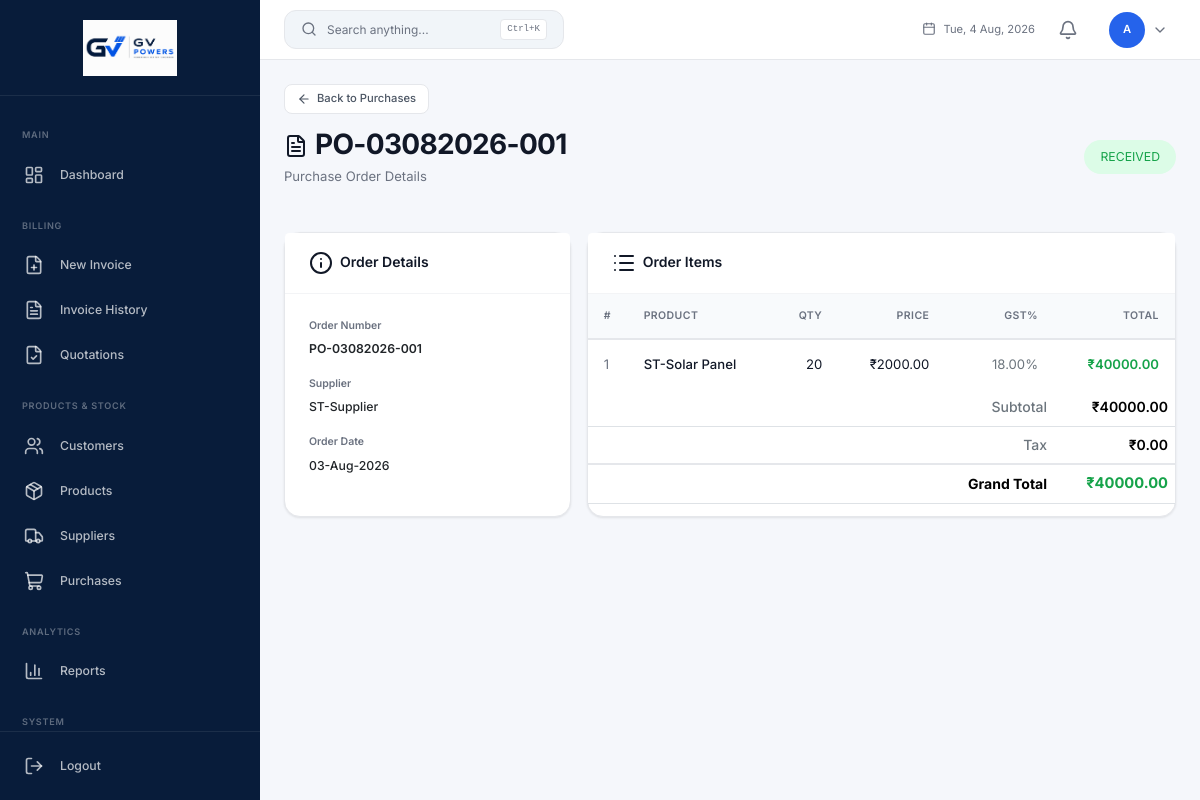
The page /purchase-orders/1 (signed in) on the database its author committed.
### app.py (models this page shows, shortened)
class User(UserMixin, db.Model):
    __tablename__ = 'users'
    id = db.Column(db.Integer, primary_key=True)
    username = db.Column(db.String(80), unique=True, nullable=False)
    email = db.Column(db.String(120), unique=True, nullable=False)
    password_hash = db.Column(db.String(256), nullable=False)
    full_name = db.Column(db.String(120), nullable=False)
    role = db.Column(db.String(20), default='staff')
    is_active = db.Column(db.Boolean, default=True)
    last_login = db.Column(db.DateTime)
    created_at = db.Column(db.DateTime, default=datetime.utcnow)
    updated_at = db.Column(db.DateTime, default=datetime.utcnow, onupdate=datetime.utcnow)
    @property
    def is_admin(self): return self.role == 'admin'

class PurchaseOrder(db.Model):
    __tablename__ = 'purchase_orders'
    id = db.Column(db.Integer, primary_key=True)
    po_number = db.Column(db.String(30), unique=True, nullable=False)
    supplier_id = db.Column(db.Integer, db.ForeignKey('suppliers.id'))
    supplier_name = db.Column(db.String(120))
    order_date = db.Column(db.Date, nullable=False)
    expected_date = db.Column(db.Date)
    subtotal = db.Column(db.Numeric(12, 2), default=0)
    total_tax = db.Column(db.Numeric(12, 2), default=0)
    grand_total = db.Column(db.Numeric(12, 2), default=0)
    status = db.Column(db.String(20), default='draft')
    notes = db.Column(db.Text)
    created_by = db.Column(db.Integer, db.ForeignKey('users.id'))
    created_at = db.Column(db.DateTime, default=datetime.utcnow)
    updated_at = db.Column(db.DateTime, default=datetime.utcnow, onupdate=datetime.utcnow)
    items = db.relationship('PurchaseItem', backref='purchase_order', lazy=True, cascade='all, delete-orphan')
    supplier = db.relationship('Supplier', backref='purchase_orders')
    creator = db.relationship('User', backref='created_purchases')

class Supplier(db.Model):
    __tablename__ = 'suppliers'
    id = db.Column(db.Integer, primary_key=True)
    name = db.Column(db.String(120), nullable=False)
    contact_person = db.Column(db.String(120))
    mobile = db.Column(db.String(20))
    email = db.Column(db.String(120))
    address = db.Column(db.Text)
    gstin = db.Column(db.String(15))
    state = db.Column(db.String(50))
    state_code = db.Column(db.Integer, default=29)
    bank_name = db.Column(db.String(100))
    bank_account = db.Column(db.String(20))
    bank_ifsc = db.Column(db.String(11))
    upi_id = db.Column(db.String(100))
    is_active = db.Column(db.Boolean, default=True)
    created_at = db.Column(db.DateTime, default=datetime.utcnow)
    updated_at = db.Column(db.DateTime, default=datetime.utcnow, onupdate=datetime.utcnow)
    products = db.relationship('Product', backref='supplier', lazy=True)

class PurchaseItem(db.Model):
    __tablename__ = 'purchase_items'
    id = db.Column(db.Integer, primary_key=True)
    purchase_order_id = db.Column(db.Integer, db.ForeignKey('purchase_orders.id'), nullable=False)
    product_id = db.Column(db.Integer, db.ForeignKey('products.id'))
    product_name = db.Column(db.String(120))
    hsn = db.Column(db.String(10))
    qty = db.Column(db.Integer, default=1)
    unit = db.Column(db.String(20), default='pcs')
    price = db.Column(db.Numeric(12, 2), default=0)
    gst_rate = db.Column(db.Numeric(5, 2), default=18)
    total = db.Column(db.Numeric(12, 2), default=0)

### app.py (the view)
@app.route('/purchase-orders/<int:oid>')
@login_required
def view_purchase_order(oid):
    o = db.session.get(PurchaseOrder, oid)
    if not o: abort(404)
    return render_template('suppliers/purchase_order_detail.html', order=o)

### app.py (called while the page is built)
def login_required(f):
    @wraps(f)
    def decorated(*args, **kwargs):
        if not current_user.is_authenticated: flash('Please log in.', 'warning'); return redirect(url_for('login'))
        return f(*args, **kwargs)
    return decorated

@app.before_request
def enforce_role_permissions():
    if not current_user.is_authenticated:
        return
    if current_user.is_admin:
        return
    ep = request.endpoint or ''
    if ep in SALES_ENDPOINTS or ep.startswith('static'):
        return
    flash('You do not have permission to access this page.', 'danger')
    return redirect(url_for('dashboard'))

### templates/suppliers/purchase_order_detail.html (shortened to what this page needs)
{% extends "layouts/admin_layout.html" %}
{% block back_link %}
<a href="{{ url_for('purchases_list') }}" class="ih-back-link"><i data-lucide="arrow-left"></i> Back to Purchases</a>
{% endblock %}
{% block content %}
<div class="page-header">
    <div class="page-header-left">
        <h1><i data-lucide="file-text" class="me-2"></i>{{ order.po_number }}</h1>
        <p>Purchase Order Details</p>
    </div>
    <div class="page-header-actions">
        {% set badge_classes = {'draft': 'badge-secondary', 'pending': 'badge-warning', 'confirmed': 'badge-info', 'received': 'badge-success', 'cancelled': 'badge-danger', 'partial': 'badge-secondary'} %}
        <span class="badge {{ badge_classes.get(order.status, 'badge-secondary') }} text-14" style="padding:8px 16px;">{{ order.status|upper }}</span>
    </div>
</div>
<div class="row g-4">
    <div class="col-lg-4">
        <div class="card h-100">
            <div class="card-header">
                <h6 class="mb-0"><i data-lucide="info" class="me-2"></i>Order Details</h6>
            </div>
            <div class="card-body">
                <div class="mb-16">
                    <span class="text-12 text-muted fw-600 d-block mb-4">Order Number</span>
                    <span class="fw-600 text-14">{{ order.po_number }}</span>
                </div>
                <div class="mb-16">
                    <span class="text-12 text-muted fw-600 d-block mb-4">Supplier</span>
                    <span class="fw-500 text-14">{{ order.supplier.name if order.supplier else 'N/A' }}</span>
                </div>
                <div class="mb-16">
                    <span class="text-12 text-muted fw-600 d-block mb-4">Order Date</span>
                    <span class="fw-500 text-14">{{ order.order_date.strftime('%d-%b-%Y') if order.order_date else '-' }}</span>
                </div>
            </div>
        </div>
    </div>
    <div class="col-lg-8">
        <div class="card h-100">
            <div class="card-header">
                <h6 class="mb-0"><i data-lucide="list" class="me-2"></i>Order Items</h6>
            </div>
            <div class="card-body p-0">
                <div class="table-responsive">
                    <table class="table table-hover align-middle mb-0">
                        <thead>
                            <tr>
                                <th style="width:40px;">#</th>
                                <th>Product</th>
                                <th class="text-end">Qty</th>
                                <th class="text-end">Price</th>
                                <th class="text-end">GST%</th>
                                <th class="text-end">Total</th>
                            </tr>
                        </thead>
                        <tbody>
                            {% for item in order.items %}
                            <tr>
                                <td class="text-muted">{{ loop.index }}</td>
                                <td class="fw-500">{{ item.product_name }}</td>
                                <td class="text-end">{{ item.qty }}</td>
                                <td class="text-end">₹{{ "%.2f"|format(item.price) }}</td>
                                <td class="text-end text-secondary">{{ item.gst_rate }}%</td>
                                <td class="text-end text-success fw-600">₹{{ "%.2f"|format(item.total) }}</td>
                            </tr>
                            {% endfor %}
                        </tbody>
                        <tfoot>
                            <tr>
                                <td colspan="4"></td>
                                <td class="text-end text-secondary fw-500">Subtotal</td>
                                <td class="text-end fw-600">₹{{ "%.2f"|format(order.subtotal) }}</td>
                            </tr>
                            <tr>
                                <td colspan="4"></td>
                                <td class="text-end text-secondary fw-500">Tax</td>
                                <td class="text-end fw-600">₹{{ "%.2f"|format(order.total_tax) }}</td>
                            </tr>
                            <tr style="border-top:2px solid var(--border-color);">
                                <td colspan="4"></td>
                                <td class="text-end fw-700">Grand Total</td>
                                <td class="text-end text-success fw-700" style="font-size:1.05rem;">₹{{ "%.2f"|format(order.grand_total) }}</td>
                            </tr>
                        </tfoot>
                    </table>
                </div>
            </div>
        </div>
    </div>
</div>
{% endblock %}

### templates/layouts/admin_layout.html (shortened to what this page needs)
{% extends "base.html" %}
{% block body %}
<div class="app-wrapper">
    <aside class="sidebar" id="sidebar">
        <div class="sidebar-brand">
            <a href="{{ url_for('dashboard') }}" class="brand-icon-link">
                <img src="{{ url_for('static', filename='img/logo/img.png') }}" alt="GV Powers" class="brand-logo">
            </a>
        </div>
        <nav class="sidebar-nav">
            <div class="sidebar-section-title">Main</div>
            <a href="{{ url_for('dashboard') }}" class="nav-link {% if request.endpoint == 'dashboard' %}active{% endif %}" data-tooltip="Dashboard">
                <i data-lucide="layout-dashboard"></i>
                <span class="nav-text">Dashboard</span>
            </a>
            <div class="sidebar-section-title">Billing</div>
            <a href="{{ url_for('new_invoice') }}" class="nav-link {% if request.endpoint == 'new_invoice' %}active{% endif %}" data-tooltip="New Invoice">
                <i data-lucide="file-plus"></i>
                <span class="nav-text">New Invoice</span>
            </a>
            <a href="{{ url_for('invoice_history') }}" class="nav-link {% if request.endpoint == 'invoice_history' %}active{% endif %}" data-tooltip="Invoice History">
                <i data-lucide="file-text"></i>
                <span class="nav-text">Invoice History</span>
            </a>
            {% if current_user.is_admin %}
            <a href="{{ url_for('quotations_list') }}" class="nav-link {% if request.endpoint in ('quotations_list', 'new_quotation', 'quotation_preview') %}active{% endif %}" data-tooltip="Quotations">
                <i data-lucide="file-check"></i>
                <span class="nav-text">Quotations</span>
            </a>
            <div class="sidebar-section-title">Products &amp; Stock</div>
            <a href="{{ url_for('customers_list') }}" class="nav-link {% if request.endpoint in ('customers_list', 'customer_profile') %}active{% endif %}" data-tooltip="Customers">
                <i data-lucide="users"></i>
                <span class="nav-text">Customers</span>
            </a>
            <a href="{{ url_for('products_list') }}" class="nav-link " data-tooltip="Products">
                <i data-lucide="package"></i>
                <span class="nav-text">Products</span>
            </a>
            <a href="{{ url_for('suppliers_list') }}" class="nav-link {% if request.endpoint == 'suppliers_list' %}active{% endif %}" data-tooltip="Suppliers">
                <i data-lucide="truck"></i>
                <span class="nav-text">Suppliers</span>
            </a>
            <a href="{{ url_for('purchases_list') }}" class="nav-link {% if request.endpoint == 'purchases_list' %}active{% endif %}" data-tooltip="Purchases">
                <i data-lucide="shopping-cart"></i>
                <span class="nav-text">Purchases</span>
            </a>
            <div class="sidebar-section-title">Analytics</div>
            <a href="{{ url_for('reports_page') }}" class="nav-link {% if request.endpoint and 'report' in request.endpoint %}active{% endif %}" data-tooltip="Reports">
                <i data-lucide="bar-chart-3"></i>
                <span class="nav-text">Reports</span>
            </a>
            <div class="sidebar-section-title">System</div>
            {% endif %}
        </nav>
        <div class="sidebar-footer">
            <form action="{{ url_for('logout') }}" method="POST" class="d-inline">
                <button type="submit" class="nav-link btn btn-link text-start w-100" data-tooltip="Logout">
                    <i data-lucide="log-out"></i><span class="nav-text">Logout</span>
                </button>
            </form>
        </div>
    </aside>
    <div class="main-content">
        <header class="top-navbar">
            <button class="search-trigger" onclick="openSearch()" type="button">
                <i data-lucide="search" style="width:16px;height:16px;"></i>
                <span class="search-label">Search anything...</span>
                <kbd>Ctrl+K</kbd>
            </button>
            <div class="navbar-date">
                <i data-lucide="calendar" style="width:14px;height:14px;"></i>
                <span id="navDateDisplay"></span>
            </div>
            <div class="dropdown erp-menu" id="notificationBell" data-erp-menu>
                <button class="btn btn-link text-decoration-none position-relative p-1 erp-menu__trigger" data-erp-trigger aria-expanded="false" style="height:34px;width:34px;border-radius:10px;">
                    <i data-lucide="bell" style="width:20px;height:20px;color:var(--text-muted);"></i>
                </button>
            </div>
            <div class="dropdown erp-menu" data-erp-menu>
                <button class="user-dropdown erp-menu__trigger" data-erp-trigger aria-expanded="false" style="gap:.5rem;height:auto;width:auto;border-radius:12px;padding:.35rem .5rem;border:1px solid transparent;">
                    <div class="user-avatar">{{ current_user.full_name[0] }}</div>
                    <i data-lucide="chevron-down" style="width:16px;height:16px;color:var(--text-muted);"></i>
                </button>
            </div>
        </header>
        <div class="page-content">
            {% block back_link %}{% endblock %}
            {% block content %}{% endblock %}
        </div>
    </div>
</div>
{% endblock %}

### static/css/erp-menu.css (style rules this page uses)
.erp-menu { position: relative; display: inline-flex; }
.erp-menu__trigger { width: 34px; height: 34px; border-radius: 10px; display: inline-flex; align-items: center; justify-content: center; border: 1px solid transparent; background: transparent; color: var(--text-muted, #6b7280); cursor: pointer; transition: background .15s, color .15s, border-color .15s, transform .1s; flex-shrink: 0; }

### rows shown on the page
User: full_name "A"
PurchaseOrder: po_number "PO-03082026-001", status "RECEIVED", order_date "03-Aug-2026", subtotal "40000.00", total_tax "0.00", grand_total "40000.00"
Supplier: supplier "ST-Supplier"
PurchaseItem: product_name "ST-Solar Panel", qty "20", price "2000.00", gst_rate "18.00", total "40000.00"
